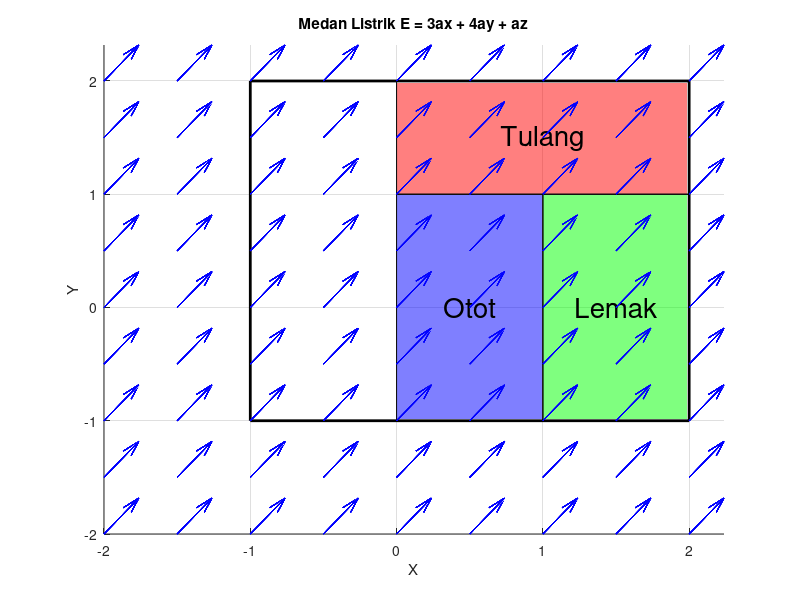

The MATLAB source for this figure:
x_kotak = [-1, 2, 2, -1, -1];
y_kotak = [-1, -1, 2, 2, -1];
z_kotak = zeros(size(x_kotak));

hold on;
plot3(x_kotak, y_kotak, z_kotak, 'k', 'LineWidth', 2);

x_tulang = [0, 2, 2, 0];
y_tulang = [1, 1, 2, 2];
z_tulang = zeros(size(x_tulang));
patch(x_tulang, y_tulang, z_tulang, 'r', 'FaceAlpha', 0.5);
text(mean(x_tulang), mean(y_tulang), 0, 'Tulang', 'HorizontalAlignment', 'center', 'FontSize', 20);

x_lemak = [1, 2, 2, 1];
y_lemak = [-1, -1, 1, 1];
z_lemak = zeros(size(x_lemak));
patch(x_lemak, y_lemak, z_lemak, 'g', 'FaceAlpha', 0.5);
text(mean(x_lemak), mean(y_lemak), 0, 'Lemak', 'HorizontalAlignment', 'center', 'FontSize', 20);

x_otot = [0, 1, 1, 0];
y_otot = [-1, -1, 1, 1];
z_otot = zeros(size(x_otot));
patch(x_otot, y_otot, z_otot, 'b', 'FaceAlpha', 0.5);
text(mean(x_otot), mean(y_otot), 0, 'Otot', 'HorizontalAlignment', 'center', 'FontSize', 20);

ax = [1, 0, 0];
ay = [0, 1, 0];
az = [0, 0, 1];

Ex = 3;
Ey = 4;
Ez = 1;

[x, y, z] = meshgrid(-2:0.5:2, -2:0.5:2, -2:0.5:2);

Ex_grid = Ex * ones(size(x));
Ey_grid = Ey * ones(size(y));
Ez_grid = Ez * ones(size(z));

quiver3(x, y, z, Ex_grid, Ey_grid, Ez_grid, 'b');
hold off;

xlabel('X');
ylabel('Y');
zlabel('Z');
title('Medan Listrik E = 3ax + 4ay + az');
axis tight;
grid on;